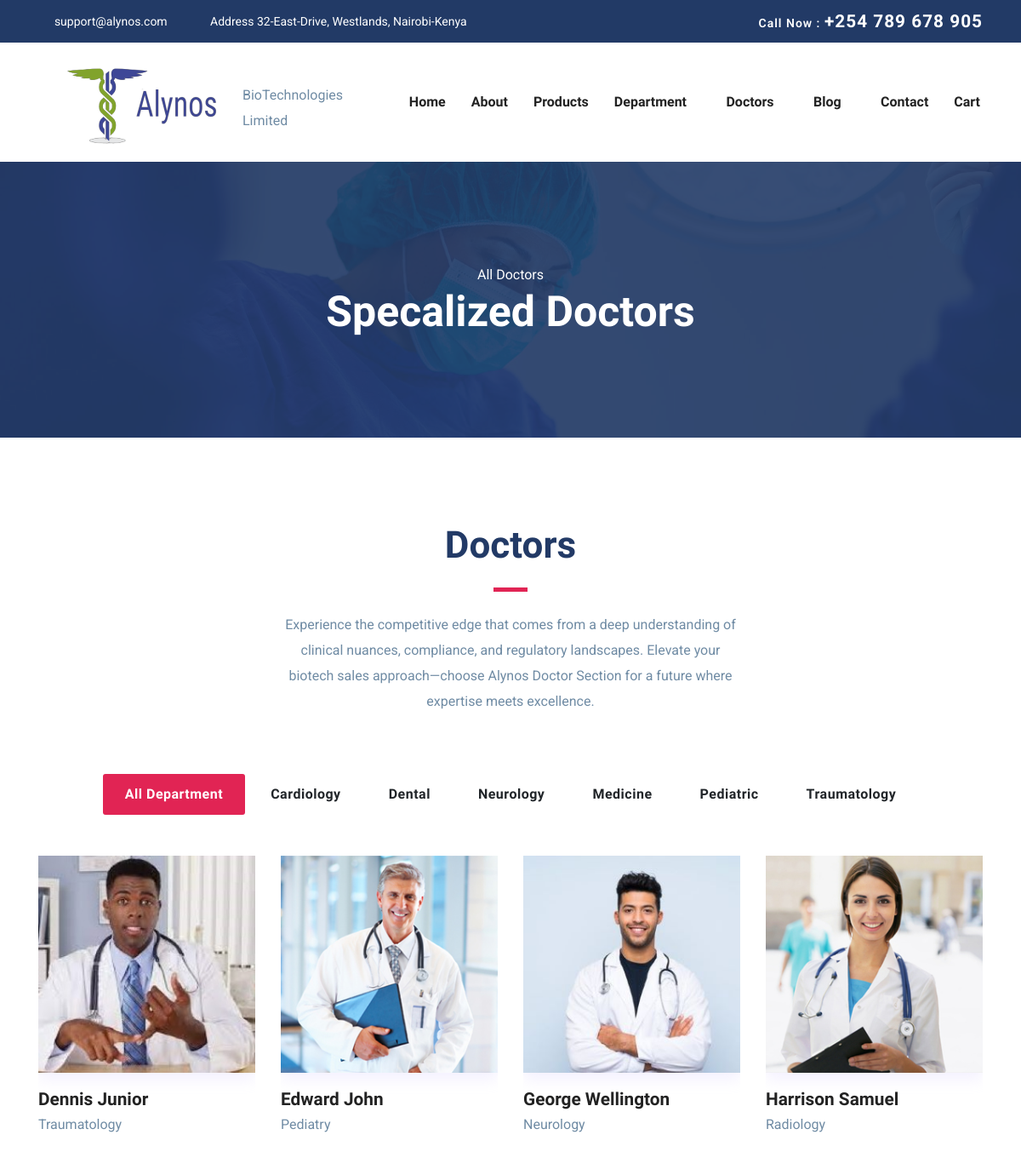
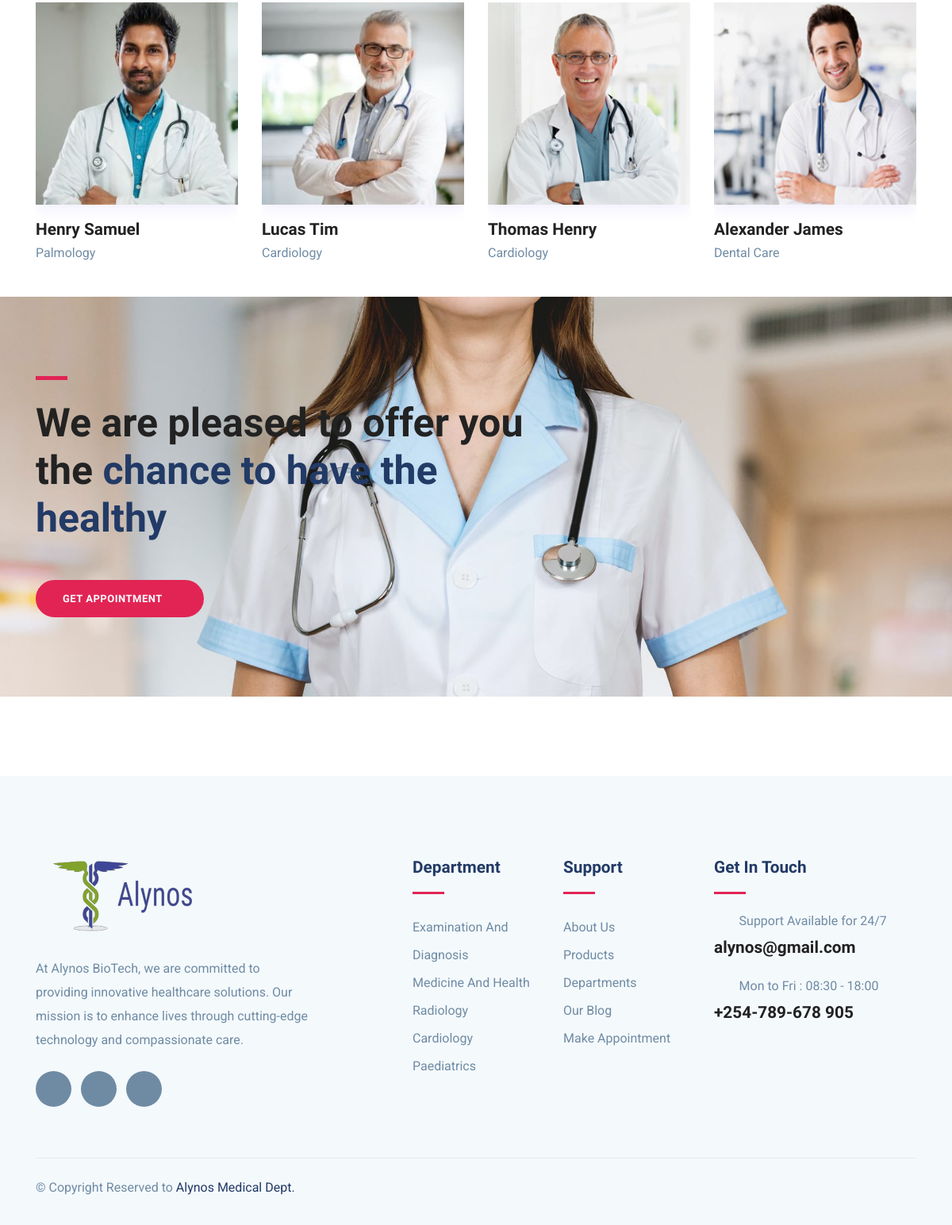
Screenshot of /doctor/ with the database file from the repository (2 pictures, top to bottom).
### System_App/models.py (models this page shows, shortened)
class Doctor(models.Model):
    name = models.CharField(max_length=255)
    image = models.ImageField(upload_to='doctor_images/',null=True, blank=True)
    specialization = models.CharField(max_length=255)

### System_App/views.py (the view)
# urls.py: path('doctor/', views.doctor, name="doctor"),
def doctor(request):
    doctors = Doctor.objects.all()
    return render(request, "doctors/doctor.html", {'doctors': doctors, 'navbar': 'doctor'})

### System_App/templates/doctors/doctor.html (shortened to what this page needs)
{%extends 'layout.html' %}
{% load static %}
{% block body %}
<section class="page-title bg-1">
  <div class="container">
    <div class="row">
      <div class="col-md-12">
        <div class="block text-center">
          <span class="text-white">All Doctors</span>
          <h1 class="text-capitalize mb-5 text-lg">Specalized doctors</h1>
        </div>
      </div>
    </div>
  </div>
</section>
<section class="section doctors">
  <div class="container">
  	  <div class="row justify-content-center">
             <div class="col-lg-6 text-center">
                <div class="section-title">
                    <h2>Doctors</h2>
                    <div class="divider mx-auto my-4"></div>
                    <p>Experience the competitive edge that comes from a deep understanding of clinical nuances, compliance, and regulatory landscapes. Elevate your biotech sales approach—choose Alynos Doctor Section for a future where expertise meets excellence.</p>
                </div>
            </div>
        </div>
      <div class="col-12 text-center  mb-5">
	        <div class="btn-group btn-group-toggle " data-toggle="buttons">
	          <label class="btn active ">
	            <input type="radio" name="shuffle-filter" value="all" checked="checked" />All Department
	          </label>
	          <label class="btn ">
	            <input type="radio" name="shuffle-filter" value="cat1" />Cardiology
	          </label>
	          <label class="btn">
	            <input type="radio" name="shuffle-filter" value="cat2" />Dental
	          </label>
	          <label class="btn">
	            <input type="radio" name="shuffle-filter" value="cat3" />Neurology
	          </label>
	          <label class="btn">
	            <input type="radio" name="shuffle-filter" value="cat4" />Medicine
	          </label>
	           <label class="btn">
	            <input type="radio" name="shuffle-filter" value="cat5" />Pediatric
	          </label>
	          <label class="btn">
	            <input type="radio" name="shuffle-filter" value="cat6" />Traumatology
	          </label>
	        </div>
      </div>
    <div class="row shuffle-wrapper portfolio-gallery">
    {% for doctor in doctors %}
      	<div class="{% if doctor.name == 'Harrison Samuel' %}col-lg-3 col-sm-6 col-md-6 mb-4 shuffle-item{% elif doctor.name == 'Alexander James' %}col-lg-3 col-sm-6 col-md-6 mb-4 shuffle-item{% elif doctor.name == 'Dennis Junior' %}col-lg-3 col-sm-6 col-md-6 mb-4 shuffle-item{% elif doctor.name == 'Edward John' %}col-lg-3 col-sm-6 col-md-6 mb-4 shuffle-item{% elif doctor.name == 'George Wellington' %}col-lg-3 col-sm-6 col-md-6 mb-4 shuffle-item{% elif doctor.name == 'Henry Samuel' %}col-lg-3 col-sm-6 col-md-6 mb-4 shuffle-item{% elif doctor.name == 'Lucas Tim' %}col-lg-3 col-sm-6 col-md-6 mb-4 shuffle-item{% elif doctor.name == 'Thomas Henry' %}col-lg-3 col-sm-6 col-md-6 mb-4 shuffle-item{% endif %}"
             {% if doctor.name == 'Harrison Samuel' %}data-groups="[&quot;cat4&quot;]" {% elif doctor.name == 'Alexander James' %}data-groups="[&quot;cat2&quot;,&quot;cat4&quot;]" {% elif doctor.name == 'Dennis Junior' %}data-groups="[&quot;cat6&quot;]" {% elif doctor.name == 'Edward John' %}data-groups="[&quot;cat5&quot;]" {% elif doctor.name == 'George Wellington' %}data-groups="[&quot;cat3&quot;]" {% elif doctor.name == 'Henry Samuel' %}data-groups="[&quot;cat4&quot;]" {% elif doctor.name == 'Lucas Tim' %}data-groups="[&quot;cat1&quot;]" {% elif doctor.name == 'Thomas Henry' %}data-groups="[&quot;cat1&quot;]"{% endif %}>
	      	<div class="position-relative doctor-inner-box">
		        <div class="doctor-profile">
	               <div class="doctor-img">
                       {% if doctor.image %}
	               		<img src="{{ doctor.image.url }}" alt="{{ doctor.name }} Image" class="img-fluid w-100">
                       {% endif %}
	               </div>
	            </div>
                <div class="content mt-3">
                	<h4 class="mb-0"><a href="{% url 'BioTech_App:doctor_single' doctor.id %}">{{doctor.name}}</a></h4>
                	<p>{{ doctor.specialization }}</p>
                </div>
	      	</div>
      	</div>
    {% endfor %}
    </div>
  </div>
<section class="section cta-page">
	<div class="container">
		<div class="row">
			<div class="col-lg-7">
				<div class="cta-content">
					<div class="divider mb-4"></div>
					<h2 class="mb-5 text-lg">We are pleased to offer you the <span class="title-color">chance to have the healthy</span></h2>
					<a href="{% url 'BioTech_App:appointment' %}" class="btn btn-main-2 btn-round-full">Get appointment<i class="icofont-simple-right  ml-2"></i></a>
				</div>
			</div>
		</div>
	</div>
</section>
</section>
{% endblock %}

### System_App/static/css/style.css (style rules this page uses)
html { overflow-x: hidden; }
body { line-height: 1.6; font-family: "Roboto", sans-serif; -webkit-font-smoothing: antialiased; font-size: 16px; color: #6F8BA4; font-weight: 400; }
h1, .h1, h2, .h2, h3, .h3, h4, .h4, h5, .h5, h6, .h6 { font-family: "Exo", sans-serif; font-weight: 700; color: #222; }
h1, .h1 { font-size: 2.5rem; }
h2, .h2 { font-size: 44px; }
h4, .h4 { font-size: 1.3rem; line-height: 30px; }
p { line-height: 30px; }
.btn { display: inline-block; font-size: 14px; font-size: 0.8125rem; font-weight: 700; letter-spacing: .5px; padding: .75rem 2rem; font-family: "Exo", sans-serif; text-transform: uppercase; border-radius: 5px; border: 2px solid transparent; transition: all .35s ease; }
.btn-main-2 { background: #e12454; color: #fff; border-color: #e12454; }
.btn-round-full { border-radius: 50px; }
.section { padding: 100px 0; }
.text-lg { font-size: 3.75rem; }
a { color: #222; text-decoration: none; transition: all .35s ease; }
.page-title { padding: 120px 0px 70px 0px; position: relative; }
.page-title .block h1 { color: #fff; }
.title-color { color: #223a66; }
.section-title { margin-bottom: 70px; }
.section-title h2 { color: #223a66; }
.text-lg { font-size: 50px; }
.bg-1 { background: url("../images/bg/22.jpg") no-repeat 50% 50%; background-size: cover; position: relative; }
.divider { width: 40px; height: 5px; background: #e12454; }
.doctors .btn-group .btn { border-radius: 0px; margin: 0px 2px; text-transform: capitalize; font-size: 16px; padding: .6rem 1.5rem; cursor: pointer; }
.doctors .btn-group .btn.active { box-shadow: none !important; border-color: transparent; background: #e12454; color: #fff; }
.doctors .btn-group > .btn-group:not(:last-child) > .btn, .doctors .btn-group > .btn:not(:last-child):not(.dropdown-toggle), .doctors .btn-group > .btn:not(:first-child) { border-radius: 3px; }
.doctor-inner-box { overflow: hidden; }
.doctor-inner-box .doctor-profile { overflow: hidden; position: relative; box-shadow: 0px 8px 16px 0px rgba(200, 183, 255, 0.2); }
.doctor-inner-box .doctor-profile .doctor-img { transition: all .35s ease; }
.cta-page { background: url("../images/bg/banner.jpg") no-repeat; background-size: cover; position: relative; }

### rows the page displays
Doctor: image (picture), name "Dennis Junior", specialization "Traumatology"
Doctor: image (picture), name "Edward John", specialization "Pediatry"
Doctor: image (picture), name "George Wellington", specialization "Neurology"
Doctor: image (picture), name "Harrison Samuel", specialization "Radiology"
Doctor: image (picture), name "Henry Samuel", specialization "Palmology"
Doctor: image (picture), name "Lucas Tim", specialization "Cardiology"
Doctor: image (picture), name "Thomas Henry", specialization "Cardiology"
Doctor: image (picture), name "Alexander James", specialization "Dental Care"
